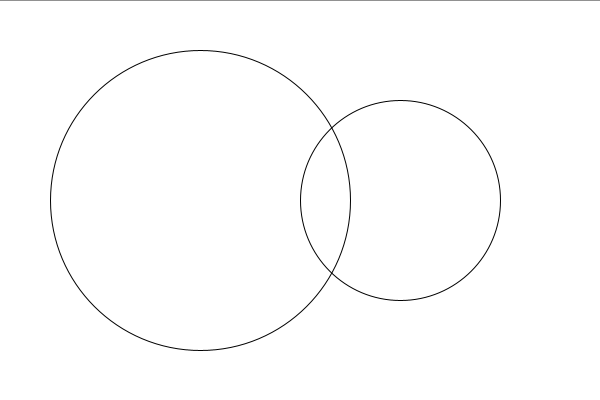
Frame 1 (no input)
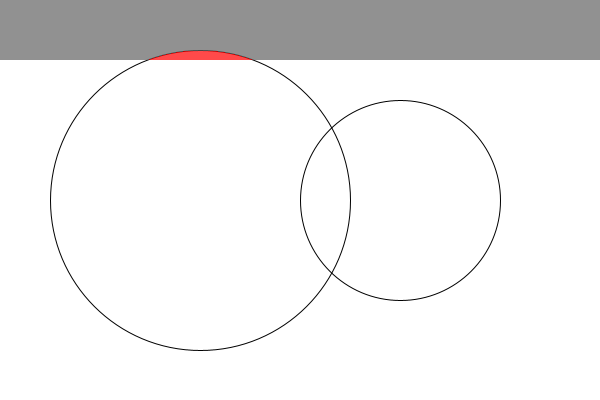
Frame 60 (the mouse pressed at the canvas centre just before this capture)
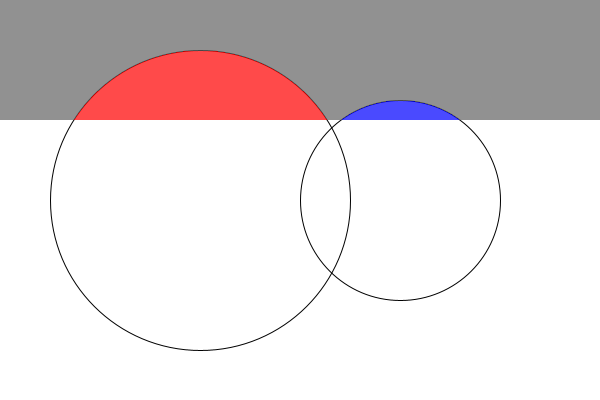
Frame 120 (the mouse held since frame 60 and released just before this capture)

The Processing sketch that drew these frames (run headless with seeded random() and noise(); from frame 60 on, the mouse is pressed at the canvas centre):

// Processing sketch: basic_Pixel
// ── basic_Pixel.pde
//basic_Pixel
//draw pixel from up to down
//2022/05/30
//1-4-45 Taiyu Honma
void setup(){
  background(255);
  size(600,400);
  noFill();
  ellipse(200,200,300,300);
  ellipse(400,200,200,200);
}
int y = 0;
void draw(){
  for(int x = 0;x < 600 ; x++){
    if(inA(x) && inB(x)){
      stroke(0,0,0);
      point(x,y);
      continue;
    }
   if(inA(x)){
      stroke(255,0,0);
      point(x,y);
      continue;
    }
    if(inB(x)){
      stroke(0,0,255);
      point(x,y);
      continue;
    }
    stroke(100);
    point(x,y);
  };
  y++;
}
boolean inA (int x){
  return dist(x,y,200,200) < 150;
}
boolean inB (int x){
  return dist(x,y,400,200) < 100;
}
